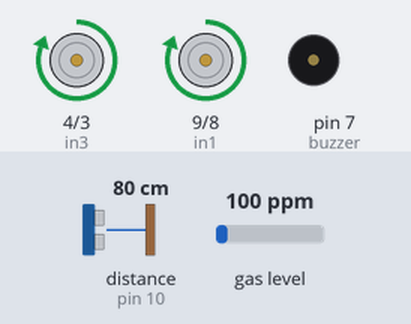
Simulated run of this program. Board: Arduino Uno, built with avr-gcc and run on an emulated ATmega328P. Parts: motor-driver pin pairs drawn as motors (green arrow = first pin HIGH = forward, orange = second pin HIGH = backward, longer = more drive), buzzer (waves = sounding, pin HIGH). Wiring (inferred from the names in the program): ultrasonic range finder: trigger pin 11; echo pin 10. The test bench sets the inputs (shaded band); at power-on: gas level 100 ppm, distance to the obstacle (sensor on pin 10) 80 cm. The echo pulse lasts 58.3 µs per cm; pins used as bus, display or sensor lines are not drawn.

Above: at 1.2 s.
1.3 s: gas level set to 181 ppm
2.8 s: gas level set to 208 ppm
At 2.92 s:
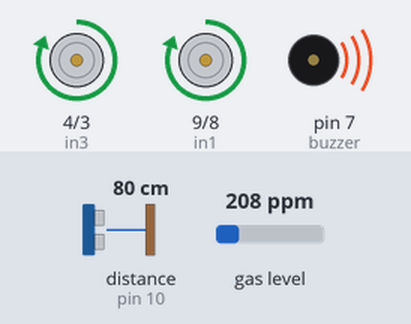
5.8 s: gas level set to 20 ppm
At 6.9 s:
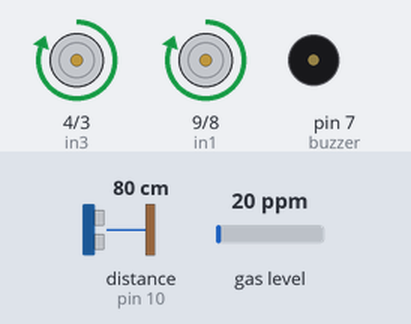
7.3 s: gas level set to 250 ppm
At 7.43 s:
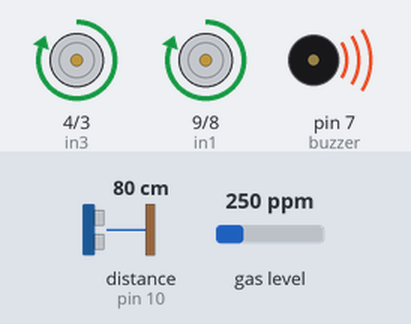
Timing chart, 0 to 11.3 s (numbered marks = the images above; inputs shaded):
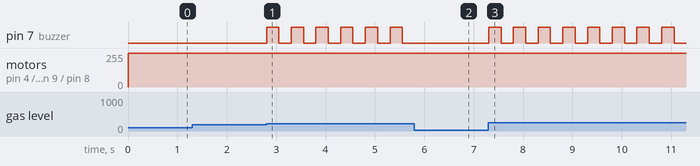

Measured:
- the behaviour switches between 199 and 200 ppm on gas level (found by bisection; images 0 and 1)
- after the input at 1.3 s, every drawn part: stays the same
- after the input at 2.8 s, pin 7 (buzzer): alternates HIGH for 0.25 s and LOW for 0.25 s, starting at once
- after the input at 5.8 s, pin 7 (buzzer): stops changing and stays LOW
- after the input at 7.3 s, pin 7 (buzzer): alternates HIGH for 0.25 s and LOW for 0.25 s, starting at once

The program:

main.cpp
```cpp
#include <Arduino.h>
#include <MQUnifiedsensor.h>
#define trigPin 11               // ultrasonic trigger
#define echoPin 10               // ultrasonic echo
#define in1 9                    // motor pin
#define in2 8                    // motor pin
#define in3 4                    // motor pin
#define in4 3                    // motor pin
#define buzzer 7                 // buzzer pin
#define Board ("Arduino UNO")    // Board Type for MQ3
#define MQ3Pin A3                // MQ3 Pin
#define Type ("MQ-3")            // MQ Type, we're using unified MQ
#define Voltage_Resolution (5)   // Voltage Resolution MQ3
#define ADC_Bit_Resolution (10)  // ADC_BIt Resolution MQ3
#define RatioMQ3CleanAir (60)    // RS/R0 = 60 ppm MQ3 preset value

// kalman variable
float kalmanR;
float Xt, Xt_update, Xt_prev;
float Pt, Pt_update, Pt_prev;
float Kg, R, Q;

/// kalman filter to filter distance and ppm input
float kalman_filter(float data){
  Xt_update = Xt_prev;
  Pt_update = Pt_prev + Q;
  Kg = Pt_update / (Pt_update + R);
  Xt = Xt_update + (Kg * (data - Xt_update));
  Pt = (1 - Kg) * Pt_update;

  Xt_prev = Xt;
  Pt_prev = Pt;

  return Xt;
}

MQUnifiedsensor MQ3(Board, Voltage_Resolution, ADC_Bit_Resolution, MQ3Pin, Type); ///MQ3

void setup()
{
  Serial.begin(9600);

  /// pinmode setup
  pinMode(trigPin, OUTPUT);
  pinMode(echoPin, INPUT);
  pinMode (in1, OUTPUT);
  pinMode (in2, OUTPUT);
  pinMode (in3, OUTPUT);
  pinMode (in4, OUTPUT);
  pinMode (buzzer, OUTPUT);

  /// Kalman setup
  Pt_prev = 1;

  /// MQ3 Setup
  MQ3.setRegressionMethod(1); //obtaining PPM =  a*ratio^b
  MQ3.setA(0.3934); MQ3.setB(-1.504); ///Alcohol| 0.3934 | -1.504

  ///----------/// MQ3 CALIBRATION (ADVANCED) - DO THIS ROUTINE ONLY ON A CONTROLLED ENVIRONMENT (LAB CONDITIONS) ///----------///

  /*Serial.print("Calibrating please wait.");
  float calcR0 = 0;
  for(int i = 1; i<=10; i ++)
  {
    MQ3.update(); // Update data, the arduino will read the voltage from the analog pin
    calcR0 += MQ3.calibrate(RatioMQ3CleanAir);
    Serial.print(".");
  }
  MQ3.setR0(calcR0/10);
  Serial.println("  done!.");
  if(isinf(calcR0)) {Serial.println("Warning: Conection issue, R0 is infinite (Open circuit detected) please check your wiring and supply"); while(1);}
  if(calcR0 == 0){Serial.println("Warning: Conection issue found, R0 is zero (Analog pin shorts to ground) please check your wiring and supply"); while(1);*/

  ///----------/// MQ3 CALIBRATION (ADVANCED) - DO THIS ROUTINE ONLY ON A CONTROLLED ENVIRONMENT (LAB CONDITIONS) ///----------///

  MQ3.serialDebug(true);
}
long duration, distance;

void loop()
{

  MQ3.update(); // Update data, arduino reads the voltage from the analog pin
  float PPM = MQ3.readSensor(); // Sensor reads PPM concentration using the model, a and b values set previously or from the setup
  //float filtered_PPM = kalman_filter(PPM); /// filters the ppm reading - use this variable to instead access kalman filter

  if (PPM < 200) // main program runs when PPM < 400, ppm can be set according to needs
  {
    digitalWrite(trigPin, LOW);
    delayMicroseconds(2);
    digitalWrite(trigPin, HIGH);
    delayMicroseconds(10);
    digitalWrite(trigPin, LOW);
    duration = pulseIn(echoPin, HIGH);
    distance = duration/58.2;
    float filtered_distance = kalman_filter(distance);
    if(filtered_distance<30) /// distance to object can be set according to needs
      {
        digitalWrite(in1, HIGH);
        digitalWrite(in2, LOW);
        digitalWrite(in3, LOW);
        digitalWrite(in4, HIGH);
        delay(1200);
      }
    else
      {
        digitalWrite(in1, HIGH);
        digitalWrite(in2, LOW);
        digitalWrite(in3, HIGH);
        digitalWrite(in4, LOW);
      }
    delay(0);
  }
  else //interrupts the main program by sounding a buzzer
  {
    digitalWrite(buzzer, HIGH); // Sound the buzzer
    delay(250);
    digitalWrite(buzzer, LOW); // Turn off the buzzer
    delay(250);
  }
}
```
